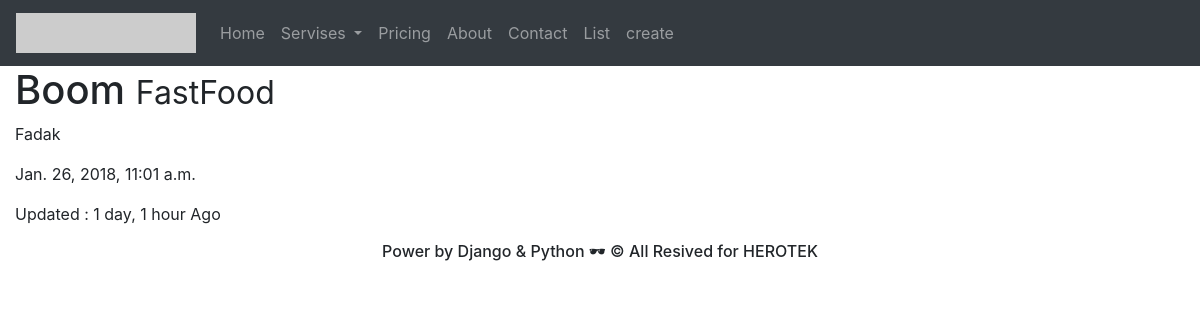
Page /restaurants/boom/ on the committed database.
### restaurants/models.py (models this page shows, shortened)
class RestaurantLocation(models.Model):
    name = models.CharField(max_length=120)
    location = models.CharField(max_length=120, null=True, blank=True)
    category = models.CharField(max_length=120, null=True, blank=True)
    timestamp = models.DateTimeField(auto_now_add=True)
    updated = models.DateTimeField(auto_now=True)
    slug = models.SlugField(null=True, blank=True)
    @property
    def title(self):
        return self.name

### restaurants/views.py (the view)
# urls.py: url(r'^restaurants/(?P<slug>[\w-]+)/$', RestaurantDetailView.as_view()),
class RestaurantDetailView(DetailView):
    queryset = RestaurantLocation.objects.all()

### restaurants/templates/restaurants/restaurantlocation_detail.html (shortened to what this page needs)
{% extends "base.html" %}
{% block content %}
<h1> {{ object.title }} <small> {{ object.category }}</small> </h1>
<p>{{ object.location }}</p>
<p>{{ object.timestamp }}</p>
<p> Updated : {{ object.updated|timesince }} Ago</p>
{% endblock content %}

### rows in the picture
RestaurantLocation: title "Boom", category "FastFood", location "Fadak", timestamp "Jan. 26, 2018, 11:01 a.m.", updated "1 day, 1 hour"
